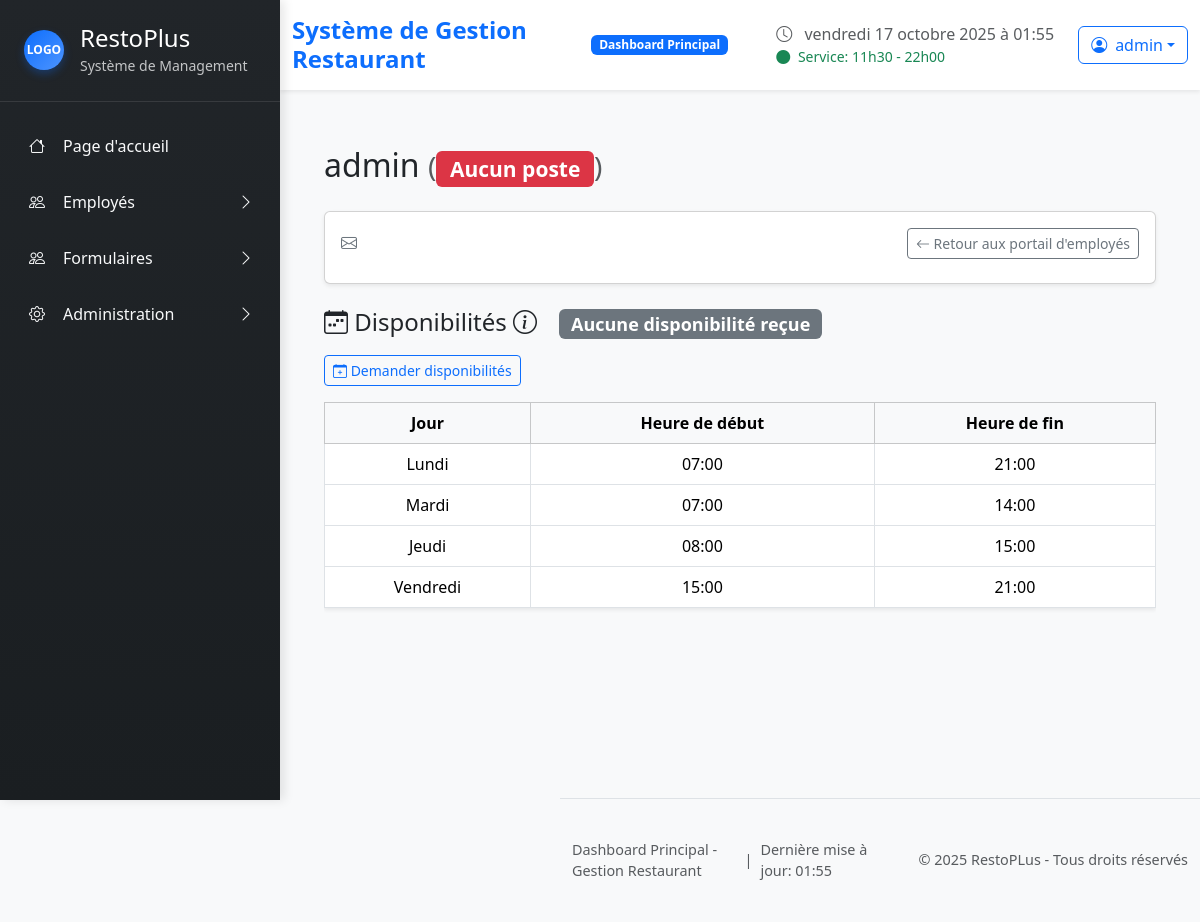
/employees/1/ (signed in), run on the app's committed database.
### restoplus/models.py (models this page shows, shortened)
class User(AbstractUser):
    class AvailabilityStatus(models.TextChoices):
        NOT_FILLED = "not_filled", "Non remplie"
        PENDING    = "pending",    "En attente"
        FILLED     = "filled",     "Remplie"
    availability_status = models.CharField(
        max_length=20,
        choices=AvailabilityStatus.choices,
        default=AvailabilityStatus.NOT_FILLED,
        verbose_name="Statut des disponibilités"
        )
    first_name = models.CharField(max_length=150, blank=True, verbose_name="Prénom")
    last_name = models.CharField(max_length=150, blank=True, verbose_name="Nom de famille")
    email = models.EmailField(blank=True, verbose_name="Courriel")
    is_manager = models.BooleanField(default=False)
    role = models.ForeignKey(Role, on_delete=models.SET_NULL, null=True, blank=True)
    def can_manage_employees(self):
        if self.is_superuser:
            return True
        return self.has_permission('can_manage_users')

class Availability(models.Model):
    employe=models.ForeignKey(User,on_delete=models.CASCADE)
    day=models.CharField(max_length=10, choices=[
        ('monday', 'Lundi'),
        ('tuesday', 'Mardi'),
        ('wednesday', 'Mercredi'),
        ('thursday', 'Jeudi'),
        ('friday', 'Vendredi'),
        ('saturday', 'Samedi'),
        ('sunday', 'Dimanche'),
        ])
    heure_debut=models.TimeField()
    heure_fin=models.TimeField()
    remplie = models.BooleanField(default=False)

### restoplus/views.py (the view)
# urls.py: path('employees/<int:employe_id>/', views.employee_profile, name='employee_profile'),
@login_required
def employee_profile(request, employe_id):
    try:
        employe = User.objects.get(id=employe_id)
    except User.DoesNotExist:
        raise Http404("Aucun employé ne correspond à cet ID.")
    if not request.user.is_staff and request.user.id != employe.id:
        messages.error(request, "Accès refusé : vous ne pouvez consulter que votre profil.")
        return redirect('accueil')
    order = ['monday', 'tuesday', 'wednesday', 'thursday', 'friday', 'saturday', 'sunday']
    availabilities = sorted(
    Availability.objects.filter(employe=employe),
    key=lambda a: order.index(a.day))
    if employe.availability_status == User.AvailabilityStatus.NOT_FILLED:
        status_label = "Aucune disponibilité reçue"
        status_class = "secondary"
    elif employe.availability_status == User.AvailabilityStatus.PENDING:
        status_label = "Demande envoyée (en attente de réponse)"
        status_class = "info"
    elif employe.availability_status == User.AvailabilityStatus.FILLED:
        status_label = "Disponibilités complétées "
        status_class = "success"
    else:
        status_label = "Statut inconnu"
        status_class = "dark"
    return render(request, "restoplus/employee_profile.html", {
        "employe": employe,
        "availabilities": availabilities,
        "status_label": status_label,
        "status_class": status_class,
    })

### restoplus/templates/restoplus/employee_profile.html (shortened to what this page needs)
{% extends "restoplus/base.html" %}  {% block content %}
<div class="container mt-4">
  <h2 class="mb-4">
    {{employe.username}}{{ employe.first_name}} {{ employe.last_name }}
    <small class="text-muted">({%if employe.poste%}{{employe.poste}}
        {%else%}<span class="badge bg-danger">Aucun poste</span>{%endif%})
    </small>
  </h2>
  <div class="card shadow-sm mb-4">
    <div class="card-body">
      <div class="d-flex justify-content-between align-items-center mb-2">
        <span class="text-secondary"><i class="bi bi-envelope"></i> {{ employe.email }}</span>
        <a href="{% url 'employees_management' %}" class="btn btn-outline-secondary btn-sm">
          <i class="bi bi-arrow-left"></i> Retour aux portail d'employés
        </a>
      </div>
    </div>
  </div>
  <h4 class="mb-3">
    <i class="bi bi-calendar-week"></i> Disponibilités
    <i class="bi bi-info-circle"></i>
    <span class="badge bg-{{ status_class }} ms-3">{{ status_label }}</span>
  </h4>
  {% if status_class == "secondary" %}
  <form action="{% url 'send_availabilities_form' employe.id %}" method="post">
    <button type="submit" class="btn btn-outline-primary btn-sm mb-3">
      <i class="bi bi-calendar-plus"></i> Demander disponibilités
    </button>
  </form>
  {% elif status_class == "info" %}
  <button class="btn btn-outline-warning btn-sm mb-3" disabled>
    <i class="bi bi-clock-history"></i> En attente de validation
  </button>
  {% endif %}
  {% if availabilities %}
  <div class="table-responsive">
    <table class="table table-bordered text-center align-middle shadow-sm">
      <thead class="table-light">
        <tr>
          <th scope="col">Jour</th>
          <th scope="col">Heure de début</th>
          <th scope="col">Heure de fin</th>
        </tr>
      </thead>
      <tbody>
        {% for a in availabilities %}
        <tr>
          <td class="text-capitalize">{{ a.get_day_display }}</td>
          <td>{{ a.heure_debut|time:"H:i" }}</td>
          <td>{{ a.heure_fin|time:"H:i" }}</td>
        </tr>
        {% endfor %}
      </tbody>
    </table>
  </div>
{% else %}
  <div class="alert alert-{{ status_class }}">
    <i class="bi bi-exclamation-circle"></i>
    Aucune disponibilité enregistrée pour le moment.
  </div>
{% endif %}
</div>
{% endblock %}

### restoplus/templates/restoplus/partials/header.html (shortened to what this page needs)
{% load static %}
<header class="main-header bg-white shadow-sm sticky-top">
  <div class="container-fluid">
    <div class="row align-items-center py-3">
      <div class="col-md-6">
        <div class="d-flex align-items-center">
          <h1 class="h4 mb-0 text-primary fw-bold">
            Système de Gestion Restaurant
          </h1>
          <span
            class="badge bg-primary ms-3 animate__animated animate__pulse animate__infinite"
            >Dashboard Principal</span
          >
        </div>
      </div>
      <div class="col-md-6">
        <div class="d-flex justify-content-end align-items-center">
          <div class="me-4">
            <i class="bi bi-clock text-muted me-2"></i>
            <span class="text-muted" id="current-time"></span>
            <div class="small text-success">
              <i class="bi bi-circle-fill me-1"></i>
              Service: 11h30 - 22h00
            </div>
          </div>
          <div class="dropdown">
            <button
              class="btn btn-outline-primary dropdown-toggle d-flex align-items-center"
              type="button"
              data-bs-toggle="dropdown"
            >
              <i class="bi bi-person-circle me-2"></i>
              {{ request.user.username }}
            </button>
          </div>
        </div>
      </div>
    </div>
  </div>
</header>

### restoplus/static/restoplus/css/styles.css (style rules this page uses)
body { font-family: "Segoe UI", Tahoma, Geneva, Verdana, sans-serif; background-color: #f8f9fa; overflow-x: hidden; }
.main-wrapper .main-header { background: white; box-shadow: 0 2px 10px rgba(0, 0, 0, 0.1); z-index: 999; }
.main-wrapper .main-header .badge { animation: pulse 2s infinite; }

### data on the page
User: user.username "admin", username "admin"
Availability: day "Lundi", heure_debut "07:00", heure_fin "21:00"
Availability: day "Mardi", heure_debut "07:00", heure_fin "14:00"
Availability: day "Jeudi", heure_debut "08:00", heure_fin "15:00"
Availability: day "Vendredi", heure_debut "15:00", heure_fin "21:00"

### other printed values
{{ status_label }} "Aucune disponibilité reçue"
